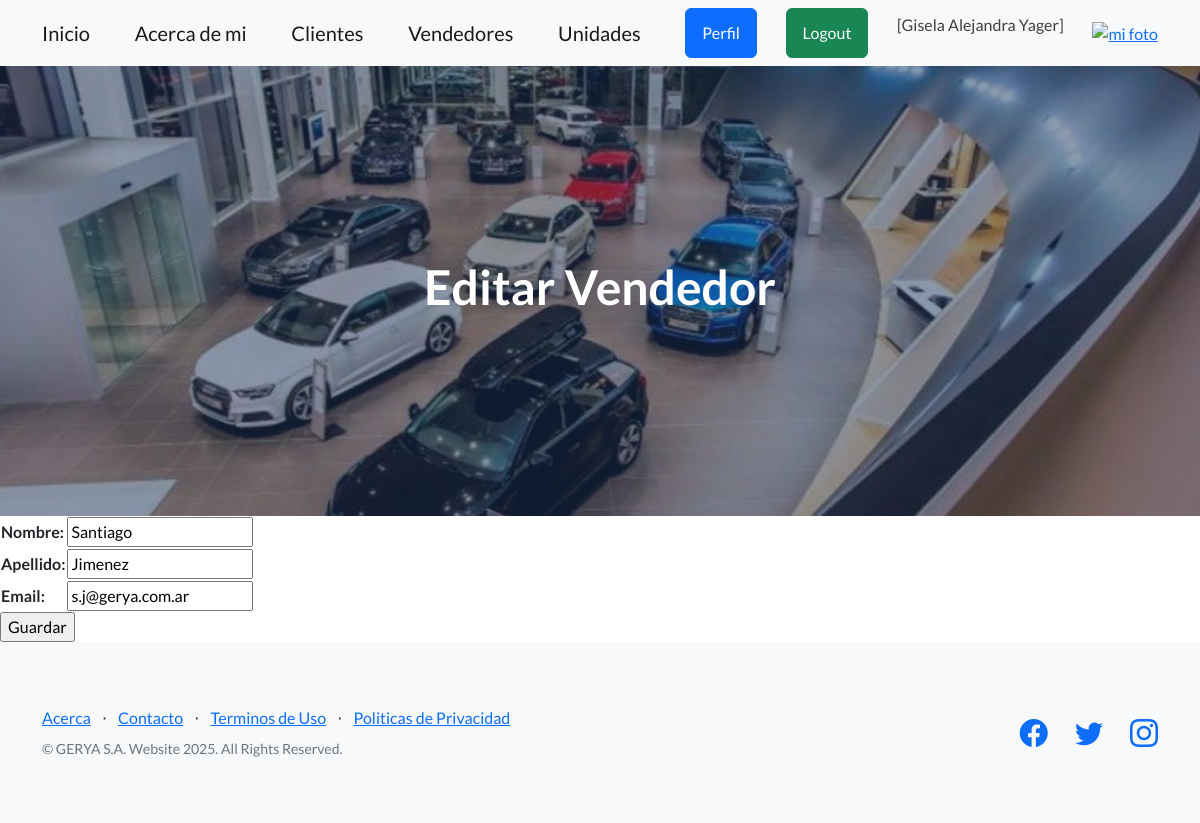
/app/vendedorUpdate/1/ (signed in), run on the app's committed database.
### Cordoba/models.py (models this page shows, shortened)
class Vendedor(models.Model):
    nombre = models.CharField(max_length=50)
    apellido = models.CharField(max_length=50)
    email = models.EmailField()

### Cordoba/views.py (the view)
# urls.py: path("vendedorUpdate/<int:pk>/",  views.VendedorUpdate.as_view(), name="vendedorUpdate"),
class VendedorUpdate(LoginRequiredMixin, UserPassesTestMixin, UpdateView):
    model = Vendedor
    fields = ["nombre", "apellido", "email"]
    success_url = reverse_lazy("vendedores")
    def test_func(self):
        return self.request.user.is_superuser

### Cordoba/templates/Cordoba/vendedor_form.html (shortened to what this page needs)
{% extends 'Cordoba/index.html' %}
{% block titulo %}
    {% if form.instance.pk %}
        <h1 class="text-white">Editar Vendedor</h1>
    {% else %}
        <h1 class="text-white">Agregar un Vendedor</h1>
    {% endif %}
{% endblock titulo %}
{% block contenido %}
<form action="" method="post">
    <table>
        {{ form.as_table }}
    </table>
    <input type="submit" value="Guardar">
</form>
{% endblock contenido %}

### Cordoba/templates/Cordoba/index.html (shortened to what this page needs)
<!DOCTYPE html>
<html lang="en">
    <head>
        {% load static %}
        <link href="https://cdn.jsdelivr.net/npm/bootstrap-icons@1.5.0/font/bootstrap-icons.css" rel="stylesheet" type="text/css" />
        <link href="{% static 'css/styles.css' %}" rel="stylesheet" />
        <link rel="stylesheet" href="https://cdnjs.cloudflare.com/ajax/libs/font-awesome/6.4.0/css/all.min.css">
    </head>
    <body>
        <nav class="navbar navbar-light bg-light static-top">
            <div class="container">
                <a class="navbar-brand" href="{% url 'bienvenida' %}">Inicio</a>
                <a class="navbar-brand" href="{% url 'about' %}">Acerca de mi</a>
                <a class="navbar-brand" href="{% url 'clientes' %}">Clientes</a>
                <a class="navbar-brand" href="{% url 'vendedores' %}">Vendedores</a>
                <a class="navbar-brand" href="{% url 'unidades' %}">Unidades</a>
                 {% if user.is_authenticated %}
                    <a class="btn btn-primary" href="{% url 'perfil' %}">Perfil</a>
                    <a class="btn btn-success" href="#" onclick="event.preventDefault(); document.getElementById('logout-form').submit();">Logout</a>
                    <p style="color:rgb(63, 63, 66)"> [{{user.first_name}} {{user.last_name}}]</p>
                                    <div class="text-center">
                    <a href="{% url 'agregar_avatar' %}"><img src="{{ request.session.avatar }}" height="40px" weight="40px" alt="mi foto"></a>
                </div>
                {% else %}
                    <a class="btn btn-primary" href="{% url 'login' %}">Login</a>
                    <a class="btn btn-success" href="{% url 'registro' %}">Registrarse</a>
                {% endif %}
            </div>
        </nav>
          <header class="masthead">
            <div class="container position-relative">
                <div class="row justify-content-center">
                    <div class="col-xl-6">
                        <div class="text-center text-white">
                            {% block titulo %}{% endblock titulo %}
                        </div>
                    </div>
                </div>
            </div>
        </header>
        {% block contenido %}
        {% endblock contenido %}
        <footer class="footer bg-light">
            <div class="container">
                <div class="row">
                    <div class="col-lg-6 h-100 text-center text-lg-start my-auto">
                        <ul class="list-inline mb-2">
                            <li class="list-inline-item"><a href="">Acerca</a></li>
                            <li class="list-inline-item">⋅</li>
                            <li class="list-inline-item"><a href="#!">Contacto</a></li>
                            <li class="list-inline-item">⋅</li>
                            <li class="list-inline-item"><a href="#!">Terminos de Uso</a></li>
                            <li class="list-inline-item">⋅</li>
                            <li class="list-inline-item"><a href="#!">Politicas de Privacidad</a></li>
                        </ul>
                        <p class="text-muted small mb-4 mb-lg-0">&copy; GERYA S.A. Website 2025. All Rights Reserved.</p>
                    </div>
                    <div class="col-lg-6 h-100 text-center text-lg-end my-auto">
                        <ul class="list-inline mb-0">
                            <li class="list-inline-item me-4">
                                <a href="#!"><i class="bi-facebook fs-3"></i></a>
                            </li>
                            <li class="list-inline-item me-4">
                                <a href="#!"><i class="bi-twitter fs-3"></i></a>
                            </li>
                            <li class="list-inline-item">
                                <a href="#!"><i class="bi-instagram fs-3"></i></a>
                            </li>
                        </ul>
                    </div>
                </div>
            </div>
        </footer>
    </body>
</html>

### Cordoba/templates/Cordoba/index.html (style rules this page uses)
body { font-family: Arial, sans-serif; background-color: rgb(251, 249, 249); color: #222; }
.container { max-width: 800px; }
h1, h2, h3 { color: #414446; text-align: center; }

### data on the page
Vendedor: nombre "Santiago", apellido "Jimenez", email "s.j@gerya.com.ar"

### other printed values
{{ user.first_name }} "Gisela Alejandra"
{{ user.last_name }} "Yager"
